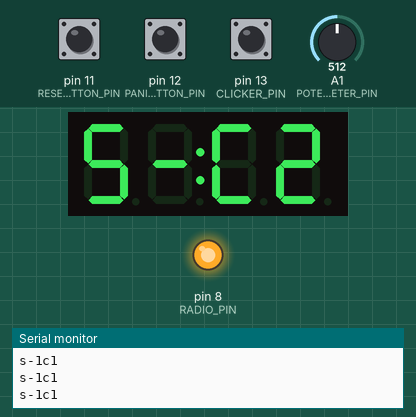
Simulated run of this sketch. Board: Arduino Uno, built with avr-gcc and run on an emulated ATmega328P. Shown: 4-digit seven-segment display, output pins drawn as LEDs (lit = HIGH), the last lines printed to the serial monitor. Inputs (shaded band) come from the test bench; at power-on: pin 13 (CLICKER_PIN) HIGH, pin 11 (RESEND_BUTTON_PIN) HIGH, pin 12 (PANIC_BUTTON_PIN) HIGH, A1 (POTENTIOMETER_PIN) = 512. Random numbers use the default seed unless the sketch sets one.

Above: at 2.2 s.
2.3 s: pin 13 (CLICKER_PIN) pulled LOW for 0.15 s
At 3.0 s:
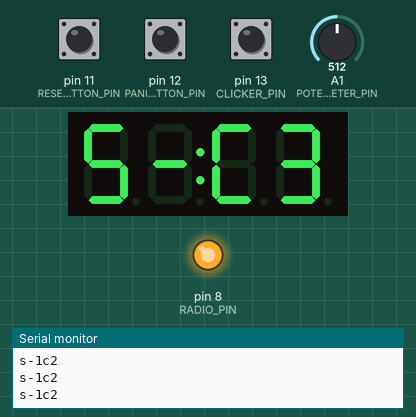
4.0 s: pin 13 (CLICKER_PIN) pulled LOW for 1 s
At 5.6 s:
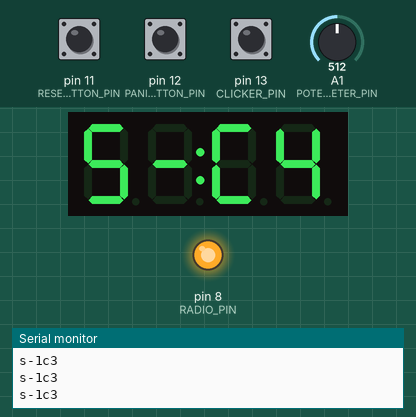
Timing chart, 0 to 7.1 s (numbered marks = the images above; inputs shaded):
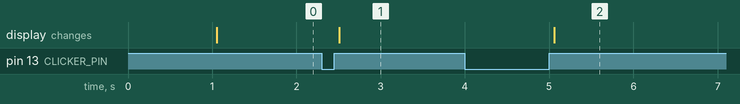

Measured:
- after the input at 2.3 s, the display: changes after 0.21 s (image 1)
- after the input at 4.0 s, the display: changes after 1.1 s (image 2)

The sketch:

_shepherd.ino
```cpp
/////////////////////////////////////////////////////////////////////////////////////////////////
//
//
// DERWENT PULSE SHEPHERD CONTROLLER
//
//
////////////////////////////////////////////////////////////////////////////////////////////////

#include <Wire.h>
#include "Adafruit_LEDBackpack.h"
#include "Adafruit_GFX.h"
#include "DebouncedButton.h"
#include "SmoothInput.h"

////////////////////////////////////////////////////////////////////////////////////////////////
// HARDWARE
////////////////////////////////////////////////////////////////////////////////////////////////

const int POTENTIOMETER_PIN =  A1;

const int RADIO_PIN = 8;
const int RESEND_BUTTON_PIN = 11;
const int PANIC_BUTTON_PIN = 12;
const int CLICKER_PIN = 13;

////////////////////////////////////////////////////////////////////////////////////////////////
// CONSTANT CONFIGURATION
////////////////////////////////////////////////////////////////////////////////////////////////

// #define USE_HEARTBEAT;

const bool USE_RADIO = true ;
const long BAUD_RATE = 115200;

const int STARTUP_DELAY_MILLIS = 1000;
const int PANIC_HOLD_DURATION = 5000;
const int LOOP_DELAY = 5;

const int NUM_CUE_REPEATS = 3; // now many times to send each scene change

////////////////////////////////////////////////////////////////////////////////////////////////
// STATE VARIABLES
////////////////////////////////////////////////////////////////////////////////////////////////
int currentSceneNum = -1;
int currentCueNum = 0;

bool panicMode = false;
bool testPanic = false;
unsigned long panicButtonPressBeginTime = 0;

unsigned long lastBreathTime = 0;
unsigned long lastHeartbeatTime = 0;

Adafruit_7segment readout = Adafruit_7segment();
SmoothInput potentiometer = SmoothInput(POTENTIOMETER_PIN, sendParameter);
DebouncedButton clicker = DebouncedButton(CLICKER_PIN, nextCue);
DebouncedButton resend = DebouncedButton(RESEND_BUTTON_PIN, resendCue);

////////////////////////////////////////////////////////////////////////////////////////////////
// SHOW CUE PLOT
////////////////////////////////////////////////////////////////////////////////////////////////

// we want to share the same sourcecode as the costume sketch,
// but without lots of overhead of functions we never call
// so define no-ops that will pad the callBack functions of the
// scenes that are full of stuff in the other sketch
// these declarations must precede inclusion of ShowPlot.h
void sceneTest(int _) {};
void sceneWhiteFlashes(int _) {};
void sceneWhiteBreath(int _) {};
void sceneChase(int _) {};
void sceneColour(int _) {};
void sceneMagnetometer(int _) {};

// the master listing of what happens when
#include "/path/to/DerwentPulse/shared/Scene.h"
#include "/path/to/DerwentPulse/shared/ShowPlot.h"
// the shared serial commands protocol
#include "/path/to/DerwentPulse/shared/SerialProtocol.h"

////////////////////////////////////////////////////////////////////////////////////////////////
// ARDUINO LIFECYCLE
////////////////////////////////////////////////////////////////////////////////////////////////

void setup() {
  initReadout(); // do this before delay
  delay(STARTUP_DELAY_MILLIS);
  if (USE_RADIO) initRadio();
  initSerial();
  clicker.begin();
  resend.begin();
  initPanicButton();
}

void loop() {
  // sensors
  potentiometer.service();
  clicker.service();
  resend.service();// FIXME: on first call, this will resend the first scene. This is actually beneficial, but is still a side effect.
  servicePanicButton();
  // timers
  unsigned long now = millis();
  serviceBreath(now);
  #ifdef USE_HEARTBEAT
  serviceHeartbeat(now);
  #endif
  // and wait
  delay(LOOP_DELAY);
}

////////////////////////////////////////////////////////////////////////////////////////////////
// IMPLEMENTATION: peripherals
////////////////////////////////////////////////////////////////////////////////////////////////

// PANIC BUTTON press and hold for 5 seconds to enter panic mode

void initPanicButton() {
  pinMode(PANIC_BUTTON_PIN, INPUT);
  digitalWrite(PANIC_BUTTON_PIN, HIGH);
}

void servicePanicButton() {
  int reading = digitalRead(PANIC_BUTTON_PIN);
  if (reading == LOW) {
    if (testPanic) {
      // panic button is still down
      if (millis() > (panicButtonPressBeginTime + PANIC_HOLD_DURATION)) goToPanicMode();
    } else {
      // panic button has just been pressed - start watching time
      panicButtonPressBeginTime = millis();
      testPanic = true;
    }
  } else {
    // no panic
    testPanic = false;
  }
}

////////////////////////////////////////////////////////////////////////////////////////////////
// LED 7-SEGMENT
////////////////////////////////////////////////////////////////////////////////////////////////

// 0b0000001  top horizontal
// 0b0000010  top rhs
// 0b0000100  bottom rhs
// 0b0001000  bottom horizontal
// 0b0010000  bottom lhs
// 0b0100000  top lhs
// 0b1000000  middle horiz

const short SEVENSEG_A = 0b1110111;
const short SEVENSEG_C = 0b0111001;
const short SEVENSEG_E = 0b1111001;
const short SEVENSEG_N = 0b0110111;
const short SEVENSEG_P = 0b1110011;
const short SEVENSEG_S = 0b1101101;
const short SEVENSEG_T = 0b1111000;
const short SEVENSEG_DASH = 0b1000000;

void initReadout() {
  readout.begin(0x70);
  helloReadout();
}

void sceneReadout() {
  if (currentSceneNum == 0) {
    // show tESt
    readout.writeDigitRaw(0, SEVENSEG_T);
    readout.writeDigitRaw(1, SEVENSEG_E);
    readout.writeDigitRaw(3, SEVENSEG_S);
    readout.writeDigitRaw(4, SEVENSEG_T);
    readout.drawColon(false);
  } else {
    // show S*:C*
    readout.writeDigitRaw(0, SEVENSEG_S);
    readout.writeDigitNum(1, currentSceneNum);
    readout.writeDigitRaw(3, SEVENSEG_C);
    readout.writeDigitNum(4, currentCueNum + 1); // NB the display is 1-based, not zero based
    readout.drawColon(true);
  }
  readout.writeDisplay();
}

void panicReadout() {
  // show PAnC
  readout.writeDigitRaw(0, SEVENSEG_P);
  readout.writeDigitRaw(1, SEVENSEG_A);
  readout.writeDigitRaw(3, SEVENSEG_N);
  readout.writeDigitRaw(4, SEVENSEG_C);
  readout.drawColon(false);
  readout.writeDisplay();
}

void helloReadout() {
  // show --:--
  readout.writeDigitRaw(0, SEVENSEG_DASH);
  readout.writeDigitRaw(1, SEVENSEG_DASH);
  readout.writeDigitRaw(3, SEVENSEG_DASH);
  readout.writeDigitRaw(4, SEVENSEG_DASH);
  readout.drawColon(true);
  readout.writeDisplay();
}

////////////////////////////////////////////////////////////////////////////////////////////////
// IMPLEMENTATION: cursor in the show plot
////////////////////////////////////////////////////////////////////////////////////////////////

void nextCue() {
  if (currentCueNum + 1 < SHOW_PLOT[currentSceneNum].numCues) {
    // if there's another cue in the scene go to that
    currentCueNum++;
  } else {
    // we've finished the scene so go to the next scene
    currentSceneNum++;
    currentCueNum = 0;
  }
  // if we've walked off the end, loop back to the beginning
  if (currentSceneNum >= NUM_SCENES_IN_SHOW_PLOT) {
    currentSceneNum = 0;
    currentCueNum = 0;
  }
  sceneReadout();
  sendCue(currentSceneNum, currentCueNum);
}

void resendCue() {
  sendCue(currentSceneNum, currentCueNum);
}

////////////////////////////////////////////////////////////////////////////////////////////////
// IMPLEMENTATION: breath
////////////////////////////////////////////////////////////////////////////////////////////////

void serviceBreath(unsigned long now) {
  if (now > (lastBreathTime + BREATH_DURATION)) {
    sendBreath();
    lastBreathTime = now;
  }
}


////////////////////////////////////////////////////////////////////////////////////////////////
// IMPLEMENTATION: heartbeat
////////////////////////////////////////////////////////////////////////////////////////////////

#ifdef USE_HEARTBEAT
void serviceHeartbeat(unsigned long now) {
  if (now > (lastHeartbeatTime + HEARTBEAT_DURATION)) {
    sendHeartbeat();
    lastHeartbeatTime = now;
  }
}
#endif

////////////////////////////////////////////////////////////////////////////////////////////////
// IMPLEMENTATION: communication
////////////////////////////////////////////////////////////////////////////////////////////////

void initSerial() {
  Serial.begin(BAUD_RATE);
  Serial.flush();
}

void initRadio() {
  pinMode(RADIO_PIN, OUTPUT);
  digitalWrite(RADIO_PIN, HIGH);
}

void sendCue(int scene, int cue) {
  for (int repeats = 0; repeats <NUM_CUE_REPEATS; repeats++){
    Serial.print(COMMAND_DELIMITER_SCENE);
    Serial.print(scene);
    Serial.print(COMMAND_DELIMITER_CUE);
    Serial.println(cue);
    delay(random(3)*100);
  }
}

void sendBreath() {
  Serial.println(COMMAND_DELIMITER_BREATH);
}

void sendHeartbeat() {
  Serial.println(COMMAND_DELIMITER_HEARTBEAT);
}

void sendParameter() {
  Serial.print(COMMAND_DELIMITER_PARAMETER);
  Serial.println(potentiometer.getValue());
}

void goToPanicMode() {
  panicMode = true;
  panicReadout();
  Serial.print(COMMAND_DELIMITER_PANIC);
}
```

DebouncedButton.cpp
```cpp
#include "DebouncedButton.h"
#include "Arduino.h"

DebouncedButton::DebouncedButton(short _pin, ButtonCallback _callback) {
  pin = _pin;
  callback = _callback;
  pressedState = LOW;
  lastPressedState = LOW;
  previousDebounceMillis = 0;
}

void DebouncedButton::begin() {
  pinMode(pin, INPUT);
  digitalWrite(pin, HIGH);
}

void DebouncedButton::service() {
  int reading = digitalRead(pin);
  if (reading != lastPressedState) {
    previousDebounceMillis = millis();
  }
  if ((millis() - previousDebounceMillis) > BUTTON_DEBOUNCE_TIME_MS) {
    if (reading != pressedState) {
      pressedState = reading;
      if (pressedState == HIGH) {
        callback();
      }
    }
  }
  lastPressedState = reading;
}
```

DebouncedButton.h
```cpp
#ifndef __dbbutton__
#define __dbbutton__

const int BUTTON_DEBOUNCE_TIME_MS = 50;

typedef void (*ButtonCallback)();

class DebouncedButton {

  public:

    DebouncedButton(short pin, ButtonCallback callback);

    void begin();
    void service();

  private:
    short pin;
    short pressedState;
    short lastPressedState;
    int debounceTime;
    unsigned long previousDebounceMillis;
    ButtonCallback callback;

};

#endif
```

SmoothInput.cpp
```cpp
#include "SmoothInput.h"
#include "Arduino.h"

SmoothInput::SmoothInput(short _pin, NewValueCallback _callback) {
  pin = _pin;
  callback = _callback;
  for (int thisReading = 0; thisReading < SMOOTH_INPUT_BUFFER_SIZE; thisReading++) {
    readings[thisReading] = 0;
  }
  stable = false;
}

void SmoothInput::service() {
  total = total - readings[currentIndex];
  readings[currentIndex] = analogRead(pin);
  total = total + readings[currentIndex];
  currentIndex = currentIndex + 1;
  if (currentIndex >= SMOOTH_INPUT_BUFFER_SIZE){
    if (!stable) {
      stable = true; // we've filled the buffer, so results should now be stable
    }
    currentIndex = 0;
  }
  average = total / SMOOTH_INPUT_BUFFER_SIZE;
  if (abs(average - previousAverage) > CHANGE_THRESHOLD){
    // we have a new average reading
    if (stable) callback();
    previousAverage = average;
  }
}

int SmoothInput::getValue() {
  return average;
}
```

SmoothInput.h
```cpp
#ifndef __smooth_input__
#define __smooth_input__

const int SMOOTH_INPUT_BUFFER_SIZE = 10;
const int CHANGE_THRESHOLD = 2;

typedef void (*NewValueCallback)();

class SmoothInput {

  public:

    SmoothInput(short pin, NewValueCallback callback);

    void service();

    int getValue();

  private:
    short pin;
    NewValueCallback callback;

    int readings[SMOOTH_INPUT_BUFFER_SIZE];
    int currentIndex;
    int total;
    int average;
    int previousAverage;
    bool stable;

};

#endif
```
